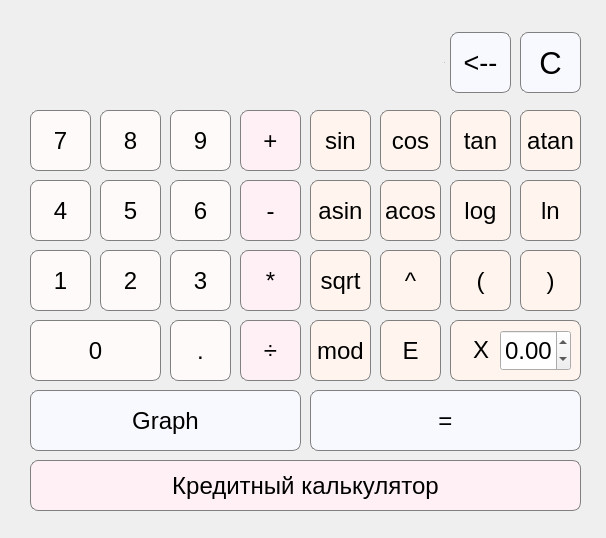
<?xml version="1.0" encoding="UTF-8"?>
<ui version="4.0">
 <class>MainWindow</class>
 <widget class="QMainWindow" name="MainWindow">
  <property name="geometry">
   <rect>
    <x>0</x>
    <y>0</y>
    <width>606</width>
    <height>538</height>
   </rect>
  </property>
  <property name="windowTitle">
   <string>MainWindow</string>
  </property>
  <property name="styleSheet">
   <string notr="true">QLabel {
qproperty-aligment: 'AlignVCenter | AlignRight';
border-botton: 5px solid green;
background-color : background-color: #FFFAFA;
border-radius: 8px;
}

background-color : #FFFAFA;
</string>
  </property>
  <widget class="QWidget" name="centralwidget">
   <widget class="QLabel" name="result_show">
    <property name="enabled">
     <bool>true</bool>
    </property>
    <property name="geometry">
     <rect>
      <x>30</x>
      <y>28</y>
      <width>415</width>
      <height>69</height>
     </rect>
    </property>
    <property name="font">
     <font>
      <pointsize>-1</pointsize>
      <italic>false</italic>
      <bold>false</bold>
     </font>
    </property>
    <property name="styleSheet">
     <string notr="true">QLabel {
qproperty-alignment: 'AlignRight';
background-color: white;
border: 1px solid grey;
border-radius: 8px;
  margin: 4px;
  padding: 4px;
  font-size: 23px;
}

background-color: white;</string>
    </property>
    <property name="text">
     <string>0</string>
    </property>
    <property name="alignment">
     <set>Qt::AlignRight|Qt::AlignTrailing|Qt::AlignVCenter</set>
    </property>
   </widget>
   <widget class="QPushButton" name="pushButton_clear">
    <property name="geometry">
     <rect>
      <x>520</x>
      <y>32</y>
      <width>61</width>
      <height>61</height>
     </rect>
    </property>
    <property name="font">
     <font>
      <pointsize>23</pointsize>
     </font>
    </property>
    <property name="styleSheet">
     <string notr="true">QPushButton {
background-color: #F8F8FF;
border: 1px solid gray;
border-radius: 8px; 
}
QPushButton:pressed {
background-color: qlineargradient(x1: 0, y1: 0, x2: 0, y2: 1,
								stop: 0 #BEBEBE, stop: 1 #FFFAFA);
}</string>
    </property>
    <property name="text">
     <string>C</string>
    </property>
   </widget>
   <widget class="QPushButton" name="pushButton_bin">
    <property name="geometry">
     <rect>
      <x>1000</x>
      <y>500</y>
      <width>61</width>
      <height>61</height>
     </rect>
    </property>
    <property name="styleSheet">
     <string notr="true">QPushButton {
background-color: #FFF0F5;
border: 1px solid gray;
border-radius: 8px;
}
QPushButton:pressed {
background-color: qlineargradient(x1: 0, y1: 0, x2: 0, y2: 1,
								stop: 0 #BEBEBE, stop: 1 #D7D7D7);
}</string>
    </property>
    <property name="text">
     <string>+/-</string>
    </property>
   </widget>
   <widget class="QPushButton" name="pushButton_div">
    <property name="geometry">
     <rect>
      <x>240</x>
      <y>320</y>
      <width>61</width>
      <height>61</height>
     </rect>
    </property>
    <property name="font">
     <font>
      <pointsize>18</pointsize>
     </font>
    </property>
    <property name="styleSheet">
     <string notr="true">QPushButton {
background-color: #FFF0F5;
border: 1px solid gray;
border-radius: 8px;
}
QPushButton:pressed {
background-color: qlineargradient(x1: 0, y1: 0, x2: 0, y2: 1,
								stop: 0 #BEBEBE, stop: 1 #D7D7D7);
}</string>
    </property>
    <property name="text">
     <string>÷</string>
    </property>
   </widget>
   <widget class="QPushButton" name="pushButton_proc">
    <property name="geometry">
     <rect>
      <x>1000</x>
      <y>430</y>
      <width>61</width>
      <height>61</height>
     </rect>
    </property>
    <property name="styleSheet">
     <string notr="true">QPushButton {
background-color: rgb(215, 215, 215);
border: 1px solid gray;
}
QPushButton:pressed {
background-color: qlineargradient(x1: 0, y1: 0, x2: 0, y2: 1,
								stop: 0 #BEBEBE, stop: 1 #D7D7D7);
}</string>
    </property>
    <property name="text">
     <string>%</string>
    </property>
   </widget>
   <widget class="QPushButton" name="pushButton_9">
    <property name="geometry">
     <rect>
      <x>170</x>
      <y>110</y>
      <width>61</width>
      <height>61</height>
     </rect>
    </property>
    <property name="font">
     <font>
      <pointsize>18</pointsize>
     </font>
    </property>
    <property name="styleSheet">
     <string notr="true">QPushButton {
border: 1px solid gray;
background-color: #FFFAFA;
border-radius: 8px;
}
QPushButton:pressed {
background-color: qlineargradient(x1: 0, y1: 0, x2: 0, y2: 1,
								stop: 0 #dadbde, stop: 1 #f6f7fa);
}</string>
    </property>
    <property name="text">
     <string>9</string>
    </property>
   </widget>
   <widget class="QPushButton" name="pushButton_8">
    <property name="geometry">
     <rect>
      <x>100</x>
      <y>110</y>
      <width>61</width>
      <height>61</height>
     </rect>
    </property>
    <property name="font">
     <font>
      <pointsize>18</pointsize>
     </font>
    </property>
    <property name="styleSheet">
     <string notr="true">QPushButton {
border: 1px solid gray;
background-color: #FFFAFA;
border-radius: 8px;
}
QPushButton:pressed {
background-color: qlineargradient(x1: 0, y1: 0, x2: 0, y2: 1,
								stop: 0 #dadbde, stop: 1 #f6f7fa);
}</string>
    </property>
    <property name="text">
     <string>8</string>
    </property>
   </widget>
   <widget class="QPushButton" name="pushButton_7">
    <property name="geometry">
     <rect>
      <x>30</x>
      <y>110</y>
      <width>61</width>
      <height>61</height>
     </rect>
    </property>
    <property name="font">
     <font>
      <pointsize>18</pointsize>
     </font>
    </property>
    <property name="styleSheet">
     <string notr="true">QPushButton {
border: 1px solid gray;
background-color: #FFFAFA;
border-radius: 8px;
}
QPushButton:pressed {
background-color: qlineargradient(x1: 0, y1: 0, x2: 0, y2: 1,
								stop: 0 #dadbde, stop: 1 #f6f7fa);
}</string>
    </property>
    <property name="text">
     <string>7</string>
    </property>
   </widget>
   <widget class="QPushButton" name="pushButton_mult">
    <property name="geometry">
     <rect>
      <x>240</x>
      <y>250</y>
      <width>61</width>
      <height>61</height>
     </rect>
    </property>
    <property name="font">
     <font>
      <pointsize>18</pointsize>
     </font>
    </property>
    <property name="styleSheet">
     <string notr="true">QPushButton {
background-color: #FFF0F5;
border: 1px solid gray;
border-radius: 8px;
}
QPushButton:pressed {
background-color: qlineargradient(x1: 0, y1: 0, x2: 0, y2: 1,
								stop: 0 #BEBEBE, stop: 1 #D7D7D7);
}</string>
    </property>
    <property name="text">
     <string>*</string>
    </property>
   </widget>
   <widget class="QPushButton" name="pushButton_5">
    <property name="geometry">
     <rect>
      <x>100</x>
      <y>180</y>
      <width>61</width>
      <height>61</height>
     </rect>
    </property>
    <property name="font">
     <font>
      <pointsize>18</pointsize>
     </font>
    </property>
    <property name="styleSheet">
     <string notr="true">QPushButton {
border: 1px solid gray;
background-color: #FFFAFA;
border-radius: 8px;
}
QPushButton:pressed {
background-color: qlineargradient(x1: 0, y1: 0, x2: 0, y2: 1,
								stop: 0 #dadbde, stop: 1 #f6f7fa);
}</string>
    </property>
    <property name="text">
     <string>5</string>
    </property>
   </widget>
   <widget class="QPushButton" name="pushButton_minus">
    <property name="geometry">
     <rect>
      <x>240</x>
      <y>180</y>
      <width>61</width>
      <height>61</height>
     </rect>
    </property>
    <property name="font">
     <font>
      <pointsize>18</pointsize>
     </font>
    </property>
    <property name="styleSheet">
     <string notr="true">QPushButton {
background-color: #FFF0F5;
border: 1px solid gray;
border-radius: 8px;
}
QPushButton:pressed {
background-color: qlineargradient(x1: 0, y1: 0, x2: 0, y2: 1,
								stop: 0 #BEBEBE, stop: 1 #D7D7D7);
}</string>
    </property>
    <property name="text">
     <string>-</string>
    </property>
   </widget>
   <widget class="QPushButton" name="pushButton_dot">
    <property name="geometry">
     <rect>
      <x>170</x>
      <y>320</y>
      <width>61</width>
      <height>61</height>
     </rect>
    </property>
    <property name="font">
     <font>
      <pointsize>18</pointsize>
     </font>
    </property>
    <property name="styleSheet">
     <string notr="true">QPushButton {
border: 1px solid gray;
background-color: #FFFAFA;
border-radius: 8px;
}
QPushButton:pressed {
background-color: qlineargradient(x1: 0, y1: 0, x2: 0, y2: 1,
								stop: 0 #dadbde, stop: 1 #f6f7fa);
}</string>
    </property>
    <property name="text">
     <string>.</string>
    </property>
   </widget>
   <widget class="QPushButton" name="pushButton_eq">
    <property name="geometry">
     <rect>
      <x>310</x>
      <y>390</y>
      <width>271</width>
      <height>61</height>
     </rect>
    </property>
    <property name="font">
     <font>
      <pointsize>18</pointsize>
     </font>
    </property>
    <property name="styleSheet">
     <string notr="true">QPushButton {
border: 1px solid gray;
background-color: #F8F8FF;
border-radius: 8px;
}
QPushButton:pressed {
background-color: qlineargradient(x1: 0, y1: 0, x2: 0, y2: 1,
								stop: 0 #dadbde, stop: 1 #f6f7fa);
}</string>
    </property>
    <property name="text">
     <string>=</string>
    </property>
   </widget>
   <widget class="QPushButton" name="pushButton_0">
    <property name="geometry">
     <rect>
      <x>30</x>
      <y>320</y>
      <width>131</width>
      <height>61</height>
     </rect>
    </property>
    <property name="font">
     <font>
      <pointsize>18</pointsize>
     </font>
    </property>
    <property name="styleSheet">
     <string notr="true">QPushButton {
border: 1px solid gray;
background-color: #FFFAFA;
border-radius: 8px;
}
QPushButton:pressed {
background-color: qlineargradient(x1: 0, y1: 0, x2: 0, y2: 1,
								stop: 0 #dadbde, stop: 1 #f6f7fa);
}</string>
    </property>
    <property name="text">
     <string>0</string>
    </property>
   </widget>
   <widget class="QPushButton" name="pushButton_6">
    <property name="geometry">
     <rect>
      <x>170</x>
      <y>180</y>
      <width>61</width>
      <height>61</height>
     </rect>
    </property>
    <property name="font">
     <font>
      <pointsize>18</pointsize>
     </font>
    </property>
    <property name="styleSheet">
     <string notr="true">QPushButton {
border: 1px solid gray;
background-color: #FFFAFA;
border-radius: 8px;
}
QPushButton:pressed {
background-color: qlineargradient(x1: 0, y1: 0, x2: 0, y2: 1,
								stop: 0 #dadbde, stop: 1 #f6f7fa);
}</string>
    </property>
    <property name="text">
     <string>6</string>
    </property>
   </widget>
   <widget class="QPushButton" name="pushButton_4">
    <property name="geometry">
     <rect>
      <x>30</x>
      <y>180</y>
      <width>61</width>
      <height>61</height>
     </rect>
    </property>
    <property name="font">
     <font>
      <pointsize>18</pointsize>
     </font>
    </property>
    <property name="styleSheet">
     <string notr="true">QPushButton {
border: 1px solid gray;
background-color: #FFFAFA;
border-radius: 8px;
}
QPushButton:pressed {
background-color: qlineargradient(x1: 0, y1: 0, x2: 0, y2: 1,
								stop: 0 #dadbde, stop: 1 #f6f7fa);
}</string>
    </property>
    <property name="text">
     <string>4</string>
    </property>
   </widget>
   <widget class="QPushButton" name="pushButton_3">
    <property name="geometry">
     <rect>
      <x>170</x>
      <y>250</y>
      <width>61</width>
      <height>61</height>
     </rect>
    </property>
    <property name="font">
     <font>
      <pointsize>18</pointsize>
     </font>
    </property>
    <property name="styleSheet">
     <string notr="true">QPushButton {
border: 1px solid gray;
background-color: #FFFAFA;
border-radius: 8px;
}
QPushButton:pressed {
background-color: qlineargradient(x1: 0, y1: 0, x2: 0, y2: 1,
								stop: 0 #dadbde, stop: 1 #f6f7fa);
}</string>
    </property>
    <property name="text">
     <string>3</string>
    </property>
   </widget>
   <widget class="QPushButton" name="pushButton_plus">
    <property name="geometry">
     <rect>
      <x>240</x>
      <y>110</y>
      <width>61</width>
      <height>61</height>
     </rect>
    </property>
    <property name="font">
     <font>
      <pointsize>18</pointsize>
     </font>
    </property>
    <property name="styleSheet">
     <string notr="true">QPushButton {
background-color: #FFF0F5;
border: 1px solid gray;
border-radius: 8px;
}
QPushButton:pressed {
background-color: qlineargradient(x1: 0, y1: 0, x2: 0, y2: 1,
								stop: 0 #BEBEBE, stop: 1 #D7D7D7);
}</string>
    </property>
    <property name="text">
     <string>+</string>
    </property>
   </widget>
   <widget class="QPushButton" name="pushButton_2">
    <property name="geometry">
     <rect>
      <x>100</x>
      <y>250</y>
      <width>61</width>
      <height>61</height>
     </rect>
    </property>
    <property name="font">
     <font>
      <pointsize>18</pointsize>
     </font>
    </property>
    <property name="styleSheet">
     <string notr="true">QPushButton {
border: 1px solid gray;
background-color: #FFFAFA;
border-radius: 8px;
}
QPushButton:pressed {
background-color: qlineargradient(x1: 0, y1: 0, x2: 0, y2: 1,
								stop: 0 #dadbde, stop: 1 #f6f7fa);
}</string>
    </property>
    <property name="text">
     <string>2</string>
    </property>
   </widget>
   <widget class="QPushButton" name="pushButton_1">
    <property name="geometry">
     <rect>
      <x>30</x>
      <y>250</y>
      <width>61</width>
      <height>61</height>
     </rect>
    </property>
    <property name="font">
     <font>
      <pointsize>18</pointsize>
     </font>
    </property>
    <property name="styleSheet">
     <string notr="true">QPushButton {
border: 1px solid gray;
background-color: #FFFAFA;
border-radius: 8px;
}
QPushButton:pressed {
background-color: qlineargradient(x1: 0, y1: 0, x2: 0, y2: 1,
								stop: 0 #dadbde, stop: 1 #f6f7fa);
}</string>
    </property>
    <property name="text">
     <string>1</string>
    </property>
   </widget>
   <widget class="QPushButton" name="pushButton_x">
    <property name="geometry">
     <rect>
      <x>452</x>
      <y>321</y>
      <width>58</width>
      <height>58</height>
     </rect>
    </property>
    <property name="font">
     <font>
      <pointsize>18</pointsize>
     </font>
    </property>
    <property name="styleSheet">
     <string notr="true">QPushButton {
background-color: #FFF5EE;

border-radius: 8px;
}
QPushButton:pressed {
background-color: qlineargradient(x1: 0, y1: 0, x2: 0, y2: 1,
								stop: 0 #BEBEBE, stop: 1 #D7D7D7);
}</string>
    </property>
    <property name="text">
     <string>X</string>
    </property>
   </widget>
   <widget class="QPushButton" name="pushButton_del">
    <property name="geometry">
     <rect>
      <x>450</x>
      <y>32</y>
      <width>61</width>
      <height>61</height>
     </rect>
    </property>
    <property name="font">
     <font>
      <pointsize>20</pointsize>
     </font>
    </property>
    <property name="styleSheet">
     <string notr="true">QPushButton {
border: 1px solid gray;
background-color: #F8F8FF;
border-radius: 8px;
}
QPushButton:pressed {
background-color: qlineargradient(x1: 0, y1: 0, x2: 0, y2: 1,
								stop: 0 #dadbde, stop: 1 #f6f7fa);
}</string>
    </property>
    <property name="text">
     <string>&lt;--</string>
    </property>
   </widget>
   <widget class="QPushButton" name="pushButton_lb">
    <property name="geometry">
     <rect>
      <x>450</x>
      <y>250</y>
      <width>61</width>
      <height>61</height>
     </rect>
    </property>
    <property name="font">
     <font>
      <pointsize>18</pointsize>
     </font>
    </property>
    <property name="styleSheet">
     <string notr="true">QPushButton {
background-color: #FFF5EE;
border: 1px solid gray;
border-radius: 8px;
}
QPushButton:pressed {
background-color: qlineargradient(x1: 0, y1: 0, x2: 0, y2: 1,
								stop: 0 #BEBEBE, stop: 1 #D7D7D7);
}</string>
    </property>
    <property name="text">
     <string>(</string>
    </property>
   </widget>
   <widget class="QPushButton" name="pushButton_log">
    <property name="geometry">
     <rect>
      <x>450</x>
      <y>180</y>
      <width>61</width>
      <height>61</height>
     </rect>
    </property>
    <property name="font">
     <font>
      <pointsize>18</pointsize>
     </font>
    </property>
    <property name="styleSheet">
     <string notr="true">QPushButton {
background-color: #FFF5EE;
border: 1px solid gray;
border-radius: 8px;
}
QPushButton:pressed {
background-color: qlineargradient(x1: 0, y1: 0, x2: 0, y2: 1,
								stop: 0 #BEBEBE, stop: 1 #D7D7D7);
}</string>
    </property>
    <property name="text">
     <string>log</string>
    </property>
   </widget>
   <widget class="QPushButton" name="pushButton_rb">
    <property name="geometry">
     <rect>
      <x>520</x>
      <y>250</y>
      <width>61</width>
      <height>61</height>
     </rect>
    </property>
    <property name="font">
     <font>
      <pointsize>18</pointsize>
     </font>
    </property>
    <property name="styleSheet">
     <string notr="true">QPushButton {
background-color: #FFF5EE;
border: 1px solid gray;
border-radius: 8px;
}
QPushButton:pressed {
background-color: qlineargradient(x1: 0, y1: 0, x2: 0, y2: 1,
								stop: 0 #BEBEBE, stop: 1 #D7D7D7);
}</string>
    </property>
    <property name="text">
     <string>)</string>
    </property>
   </widget>
   <widget class="QPushButton" name="pushButton_ln">
    <property name="geometry">
     <rect>
      <x>520</x>
      <y>180</y>
      <width>61</width>
      <height>61</height>
     </rect>
    </property>
    <property name="font">
     <font>
      <pointsize>18</pointsize>
     </font>
    </property>
    <property name="styleSheet">
     <string notr="true">QPushButton {
background-color: #FFF5EE;
border: 1px solid gray;
border-radius: 8px;
}
QPushButton:pressed {
background-color: qlineargradient(x1: 0, y1: 0, x2: 0, y2: 1,
								stop: 0 #BEBEBE, stop: 1 #D7D7D7);
}</string>
    </property>
    <property name="text">
     <string>ln</string>
    </property>
   </widget>
   <widget class="QPushButton" name="pushButton_atag">
    <property name="geometry">
     <rect>
      <x>520</x>
      <y>110</y>
      <width>61</width>
      <height>61</height>
     </rect>
    </property>
    <property name="font">
     <font>
      <pointsize>18</pointsize>
     </font>
    </property>
    <property name="styleSheet">
     <string notr="true">QPushButton {
background-color: #FFF5EE;
border: 1px solid gray;
border-radius: 8px;
}
QPushButton:pressed {
background-color: qlineargradient(x1: 0, y1: 0, x2: 0, y2: 1,
								stop: 0 #BEBEBE, stop: 1 #D7D7D7);
}</string>
    </property>
    <property name="text">
     <string>atan</string>
    </property>
   </widget>
   <widget class="QPushButton" name="pushButton_acos">
    <property name="geometry">
     <rect>
      <x>380</x>
      <y>180</y>
      <width>61</width>
      <height>61</height>
     </rect>
    </property>
    <property name="font">
     <font>
      <pointsize>18</pointsize>
     </font>
    </property>
    <property name="styleSheet">
     <string notr="true">QPushButton {
background-color: #FFF5EE;
border: 1px solid gray;
border-radius: 8px;
}
QPushButton:pressed {
background-color: qlineargradient(x1: 0, y1: 0, x2: 0, y2: 1,
								stop: 0 #BEBEBE, stop: 1 #D7D7D7);
}</string>
    </property>
    <property name="text">
     <string>acos</string>
    </property>
   </widget>
   <widget class="QPushButton" name="pushButton_asin">
    <property name="geometry">
     <rect>
      <x>310</x>
      <y>180</y>
      <width>61</width>
      <height>61</height>
     </rect>
    </property>
    <property name="font">
     <font>
      <pointsize>18</pointsize>
     </font>
    </property>
    <property name="styleSheet">
     <string notr="true">QPushButton {
background-color: #FFF5EE;
border: 1px solid gray;
border-radius: 8px;
}
QPushButton:pressed {
background-color: qlineargradient(x1: 0, y1: 0, x2: 0, y2: 1,
								stop: 0 #BEBEBE, stop: 1 #D7D7D7);
}</string>
    </property>
    <property name="text">
     <string>asin</string>
    </property>
   </widget>
   <widget class="QPushButton" name="pushButton_sin">
    <property name="geometry">
     <rect>
      <x>310</x>
      <y>110</y>
      <width>61</width>
      <height>61</height>
     </rect>
    </property>
    <property name="font">
     <font>
      <pointsize>18</pointsize>
     </font>
    </property>
    <property name="styleSheet">
     <string notr="true">QPushButton {
background-color: #FFF5EE;
border: 1px solid gray;
border-radius: 8px;
}
QPushButton:pressed {
background-color: qlineargradient(x1: 0, y1: 0, x2: 0, y2: 1,
								stop: 0 #BEBEBE, stop: 1 #D7D7D7);
}</string>
    </property>
    <property name="text">
     <string>sin</string>
    </property>
   </widget>
   <widget class="QPushButton" name="pushButton_cos">
    <property name="geometry">
     <rect>
      <x>380</x>
      <y>110</y>
      <width>61</width>
      <height>61</height>
     </rect>
    </property>
    <property name="font">
     <font>
      <pointsize>18</pointsize>
     </font>
    </property>
    <property name="styleSheet">
     <string notr="true">QPushButton {
background-color: #FFF5EE;
border: 1px solid gray;
border-radius: 8px;
}
QPushButton:pressed {
background-color: qlineargradient(x1: 0, y1: 0, x2: 0, y2: 1,
								stop: 0 #BEBEBE, stop: 1 #D7D7D7);
}</string>
    </property>
    <property name="text">
     <string>cos</string>
    </property>
   </widget>
   <widget class="QPushButton" name="pushButton_tan">
    <property name="geometry">
     <rect>
      <x>450</x>
      <y>110</y>
      <width>61</width>
      <height>61</height>
     </rect>
    </property>
    <property name="font">
     <font>
      <pointsize>18</pointsize>
     </font>
    </property>
    <property name="styleSheet">
     <string notr="true">QPushButton {
background-color: #FFF5EE;
border: 1px solid gray;
border-radius: 8px;
}
QPushButton:pressed {
background-color: qlineargradient(x1: 0, y1: 0, x2: 0, y2: 1,
								stop: 0 #BEBEBE, stop: 1 #D7D7D7);
}</string>
    </property>
    <property name="text">
     <string>tan</string>
    </property>
   </widget>
   <widget class="QPushButton" name="pushButton_pov">
    <property name="geometry">
     <rect>
      <x>380</x>
      <y>250</y>
      <width>61</width>
      <height>61</height>
     </rect>
    </property>
    <property name="font">
     <font>
      <pointsize>18</pointsize>
     </font>
    </property>
    <property name="styleSheet">
     <string notr="true">QPushButton {
background-color: #FFF5EE;
border: 1px solid gray;
border-radius: 8px;
}
QPushButton:pressed {
background-color: qlineargradient(x1: 0, y1: 0, x2: 0, y2: 1,
								stop: 0 #BEBEBE, stop: 1 #D7D7D7);
}</string>
    </property>
    <property name="text">
     <string>^</string>
    </property>
   </widget>
   <widget class="QPushButton" name="pushButton_sqrt">
    <property name="geometry">
     <rect>
      <x>310</x>
      <y>250</y>
      <width>61</width>
      <height>61</height>
     </rect>
    </property>
    <property name="font">
     <font>
      <pointsize>18</pointsize>
     </font>
    </property>
    <property name="styleSheet">
     <string notr="true">QPushButton {
background-color: #FFF5EE;
border: 1px solid gray;
border-radius: 8px;
}
QPushButton:pressed {
background-color: qlineargradient(x1: 0, y1: 0, x2: 0, y2: 1,
								stop: 0 #BEBEBE, stop: 1 #D7D7D7);
}</string>
    </property>
    <property name="text">
     <string>sqrt</string>
    </property>
   </widget>
   <widget class="QPushButton" name="pushButton_mod">
    <property name="geometry">
     <rect>
      <x>310</x>
      <y>320</y>
      <width>61</width>
      <height>61</height>
     </rect>
    </property>
    <property name="font">
     <font>
      <pointsize>18</pointsize>
     </font>
    </property>
    <property name="styleSheet">
     <string notr="true">QPushButton {
background-color: #FFF5EE;
border: 1px solid gray;
border-radius: 8px;
}
QPushButton:pressed {
background-color: qlineargradient(x1: 0, y1: 0, x2: 0, y2: 1,
								stop: 0 #BEBEBE, stop: 1 #D7D7D7);
}</string>
    </property>
    <property name="text">
     <string>mod</string>
    </property>
   </widget>
   <widget class="QLabel" name="data_x">
    <property name="enabled">
     <bool>true</bool>
    </property>
    <property name="geometry">
     <rect>
      <x>1000</x>
      <y>360</y>
      <width>71</width>
      <height>61</height>
     </rect>
    </property>
    <property name="font">
     <font>
      <pointsize>-1</pointsize>
      <italic>false</italic>
      <bold>false</bold>
     </font>
    </property>
    <property name="styleSheet">
     <string notr="true">QLabel {
qproperty-alignment: 'AlignRight';
background-color: white;
border: 1px solid grey;
border-radius: 8px;
  margin: 0px;
  font-size: 23px;
}

background-color: white;</string>
    </property>
    <property name="text">
     <string>X</string>
    </property>
    <property name="scaledContents">
     <bool>false</bool>
    </property>
    <property name="alignment">
     <set>Qt::AlignCenter</set>
    </property>
   </widget>
   <widget class="QLabel" name="err_c">
    <property name="enabled">
     <bool>true</bool>
    </property>
    <property name="geometry">
     <rect>
      <x>35</x>
      <y>38</y>
      <width>49</width>
      <height>49</height>
     </rect>
    </property>
    <property name="font">
     <font>
      <pointsize>-1</pointsize>
      <italic>false</italic>
      <bold>false</bold>
     </font>
    </property>
    <property name="styleSheet">
     <string notr="true">QLabel {
qproperty-alignment: 'AlignRight';
color: red;

border-radius: 8px;
  margin: 0px;
  font-size: 23px;
}

background-color: white;</string>
    </property>
    <property name="text">
     <string/>
    </property>
    <property name="alignment">
     <set>Qt::AlignCenter</set>
    </property>
   </widget>
   <widget class="QLabel" name="err_x">
    <property name="enabled">
     <bool>true</bool>
    </property>
    <property name="geometry">
     <rect>
      <x>35</x>
      <y>38</y>
      <width>49</width>
      <height>49</height>
     </rect>
    </property>
    <property name="font">
     <font>
      <pointsize>-1</pointsize>
      <italic>false</italic>
      <bold>false</bold>
     </font>
    </property>
    <property name="styleSheet">
     <string notr="true">QLabel {
qproperty-alignment: 'AlignRight';
color: green;


border-radius: 8px;
  margin: 0px;
  font-size: 23px;
}

background-color: white;</string>
    </property>
    <property name="text">
     <string/>
    </property>
    <property name="alignment">
     <set>Qt::AlignCenter</set>
    </property>
   </widget>
   <widget class="QDoubleSpinBox" name="doubleSpinBox_x">
    <property name="geometry">
     <rect>
      <x>500</x>
      <y>330</y>
      <width>71</width>
      <height>41</height>
     </rect>
    </property>
    <property name="font">
     <font>
      <pointsize>18</pointsize>
      <kerning>true</kerning>
     </font>
    </property>
    <property name="styleSheet">
     <string notr="true">QPushButton {
border: 1px solid gray;
border-radius: 8px;
}</string>
    </property>
    <property name="alignment">
     <set>Qt::AlignCenter</set>
    </property>
    <property name="decimals">
     <number>2</number>
    </property>
    <property name="minimum">
     <double>-1000000.000000000000000</double>
    </property>
    <property name="maximum">
     <double>10000000.000000000000000</double>
    </property>
    <property name="value">
     <double>0.000000000000000</double>
    </property>
   </widget>
   <widget class="QPushButton" name="pushButton_graph">
    <property name="geometry">
     <rect>
      <x>30</x>
      <y>390</y>
      <width>271</width>
      <height>61</height>
     </rect>
    </property>
    <property name="font">
     <font>
      <pointsize>18</pointsize>
     </font>
    </property>
    <property name="styleSheet">
     <string notr="true">QPushButton {
background-color: #F8F8FF;
border: 1px solid gray;
border-radius: 8px;
}
QPushButton:pressed {
background-color: qlineargradient(x1: 0, y1: 0, x2: 0, y2: 1,
								stop: 0 #BEBEBE, stop: 1 #D7D7D7);
}</string>
    </property>
    <property name="text">
     <string>Graph</string>
    </property>
   </widget>
   <widget class="QLabel" name="result_show_2">
    <property name="enabled">
     <bool>true</bool>
    </property>
    <property name="geometry">
     <rect>
      <x>450</x>
      <y>320</y>
      <width>131</width>
      <height>61</height>
     </rect>
    </property>
    <property name="font">
     <font>
      <pointsize>18</pointsize>
      <italic>false</italic>
     </font>
    </property>
    <property name="styleSheet">
     <string notr="true">QLabel {
background-color: #FFF5EE;
border: 1px solid gray;
border-radius: 8px;
}

</string>
    </property>
    <property name="text">
     <string/>
    </property>
    <property name="alignment">
     <set>Qt::AlignRight|Qt::AlignTrailing|Qt::AlignVCenter</set>
    </property>
   </widget>
   <widget class="QPushButton" name="pushButton_credit">
    <property name="geometry">
     <rect>
      <x>30</x>
      <y>460</y>
      <width>551</width>
      <height>51</height>
     </rect>
    </property>
    <property name="font">
     <font>
      <pointsize>18</pointsize>
     </font>
    </property>
    <property name="styleSheet">
     <string notr="true">QPushButton {
background-color: #FFF0F5;
border: 1px solid gray;
border-radius: 8px;
}
QPushButton:pressed {
background-color: qlineargradient(x1: 0, y1: 0, x2: 0, y2: 1,
								stop: 0 #BEBEBE, stop: 1 #D7D7D7);
}</string>
    </property>
    <property name="text">
     <string>Кредитный калькулятор</string>
    </property>
   </widget>
   <widget class="QPushButton" name="pushButton_E">
    <property name="geometry">
     <rect>
      <x>380</x>
      <y>320</y>
      <width>61</width>
      <height>61</height>
     </rect>
    </property>
    <property name="font">
     <font>
      <pointsize>18</pointsize>
     </font>
    </property>
    <property name="styleSheet">
     <string notr="true">QPushButton {
background-color: #FFF5EE;
border: 1px solid gray;
border-radius: 8px;
}
QPushButton:pressed {
background-color: qlineargradient(x1: 0, y1: 0, x2: 0, y2: 1,
								stop: 0 #BEBEBE, stop: 1 #D7D7D7);
}</string>
    </property>
    <property name="text">
     <string>E</string>
    </property>
   </widget>
   <zorder>result_show</zorder>
   <zorder>result_show_2</zorder>
   <zorder>pushButton_clear</zorder>
   <zorder>pushButton_bin</zorder>
   <zorder>pushButton_div</zorder>
   <zorder>pushButton_proc</zorder>
   <zorder>pushButton_9</zorder>
   <zorder>pushButton_8</zorder>
   <zorder>pushButton_7</zorder>
   <zorder>pushButton_mult</zorder>
   <zorder>pushButton_5</zorder>
   <zorder>pushButton_minus</zorder>
   <zorder>pushButton_dot</zorder>
   <zorder>pushButton_eq</zorder>
   <zorder>pushButton_0</zorder>
   <zorder>pushButton_6</zorder>
   <zorder>pushButton_4</zorder>
   <zorder>pushButton_3</zorder>
   <zorder>pushButton_plus</zorder>
   <zorder>pushButton_2</zorder>
   <zorder>pushButton_1</zorder>
   <zorder>pushButton_x</zorder>
   <zorder>pushButton_del</zorder>
   <zorder>pushButton_lb</zorder>
   <zorder>pushButton_log</zorder>
   <zorder>pushButton_rb</zorder>
   <zorder>pushButton_ln</zorder>
   <zorder>pushButton_atag</zorder>
   <zorder>pushButton_acos</zorder>
   <zorder>pushButton_asin</zorder>
   <zorder>pushButton_sin</zorder>
   <zorder>pushButton_cos</zorder>
   <zorder>pushButton_tan</zorder>
   <zorder>pushButton_pov</zorder>
   <zorder>pushButton_sqrt</zorder>
   <zorder>pushButton_mod</zorder>
   <zorder>data_x</zorder>
   <zorder>err_c</zorder>
   <zorder>doubleSpinBox_x</zorder>
   <zorder>pushButton_graph</zorder>
   <zorder>err_x</zorder>
   <zorder>pushButton_credit</zorder>
   <zorder>pushButton_E</zorder>
  </widget>
 </widget>
 <resources/>
 <connections/>
</ui>
